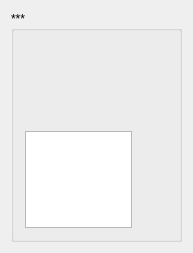
<?xml version="1.0" encoding="UTF-8"?>
<ui version="4.0">
 <class>AddedElement</class>
 <widget class="QWidget" name="AddedElement">
  <property name="geometry">
   <rect>
    <x>0</x>
    <y>0</y>
    <width>193</width>
    <height>253</height>
   </rect>
  </property>
  <property name="maximumSize">
   <size>
    <width>16777215</width>
    <height>16777215</height>
   </size>
  </property>
  <property name="windowTitle">
   <string>AddedElement</string>
  </property>
  <layout class="QVBoxLayout" name="verticalLayout_3">
   <item>
    <widget class="QGroupBox" name="groupBox">
     <property name="minimumSize">
      <size>
       <width>171</width>
       <height>231</height>
      </size>
     </property>
     <property name="maximumSize">
      <size>
       <width>171</width>
       <height>231</height>
      </size>
     </property>
     <property name="title">
      <string>***</string>
     </property>
     <layout class="QVBoxLayout" name="verticalLayout_2">
      <item>
       <layout class="QVBoxLayout" name="verticalLayout">
        <item>
         <widget class="QLabel" name="labelElementName">
          <property name="maximumSize">
           <size>
            <width>150</width>
            <height>16777215</height>
           </size>
          </property>
          <property name="text">
           <string/>
          </property>
         </widget>
        </item>
        <item>
         <widget class="QLabel" name="labelShowOnStart">
          <property name="maximumSize">
           <size>
            <width>150</width>
            <height>16777215</height>
           </size>
          </property>
          <property name="text">
           <string/>
          </property>
         </widget>
        </item>
        <item>
         <widget class="QLabel" name="labelAttrName">
          <property name="sizePolicy">
           <sizepolicy hsizetype="Preferred" vsizetype="Minimum">
            <horstretch>0</horstretch>
            <verstretch>0</verstretch>
           </sizepolicy>
          </property>
          <property name="maximumSize">
           <size>
            <width>150</width>
            <height>16777215</height>
           </size>
          </property>
          <property name="text">
           <string/>
          </property>
         </widget>
        </item>
        <item>
         <widget class="QLabel" name="labelVisibleStatus">
          <property name="maximumSize">
           <size>
            <width>150</width>
            <height>16777215</height>
           </size>
          </property>
          <property name="text">
           <string/>
          </property>
         </widget>
        </item>
       </layout>
      </item>
      <item>
       <widget class="QGraphicsView" name="graphicsViewElementInfo">
        <property name="sizePolicy">
         <sizepolicy hsizetype="Preferred" vsizetype="Preferred">
          <horstretch>0</horstretch>
          <verstretch>0</verstretch>
         </sizepolicy>
        </property>
        <property name="minimumSize">
         <size>
          <width>107</width>
          <height>97</height>
         </size>
        </property>
        <property name="maximumSize">
         <size>
          <width>107</width>
          <height>97</height>
         </size>
        </property>
       </widget>
      </item>
     </layout>
    </widget>
   </item>
  </layout>
 </widget>
 <layoutdefault spacing="6" margin="11"/>
 <resources/>
 <connections/>
</ui>
